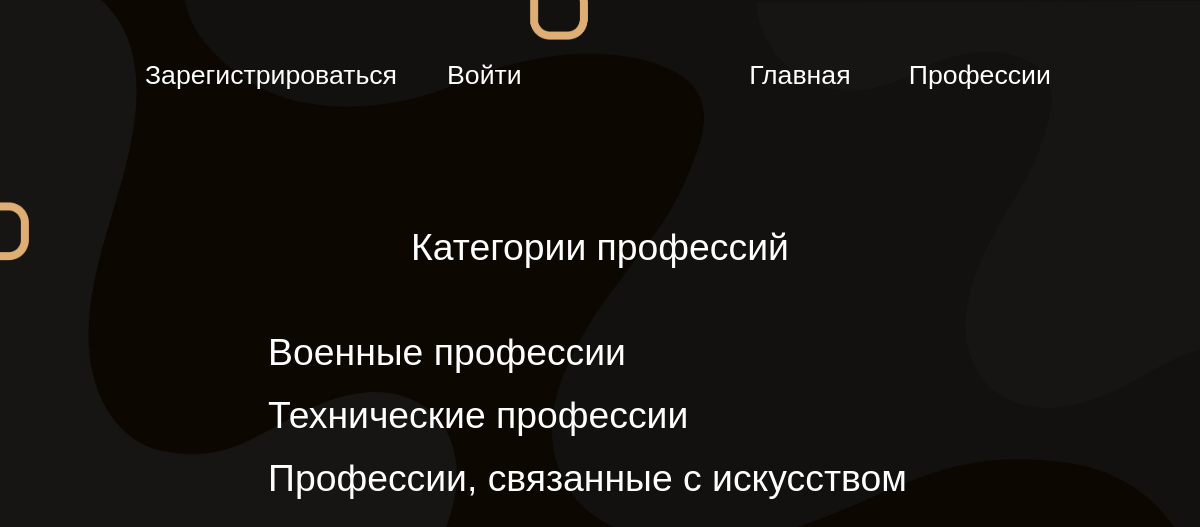
The app's page /professions/categories, older data.
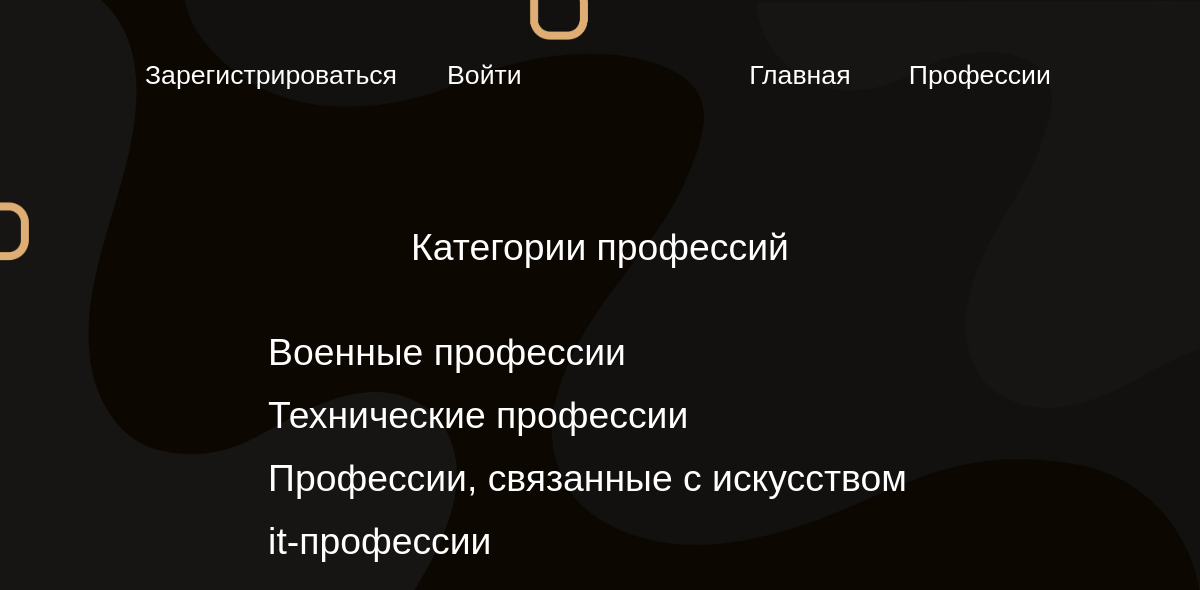
The same page, newer data.
### Project/data/models/professions_categories.py (models this page shows)
class ProfessionsCategories(SqlAlchemyBase, SerializerMixin):
    __tablename__ = 'professions_categories'
    id = Column(Integer, primary_key=True, autoincrement=True)
    title = Column(String)
    professions = orm.relation('Profession', back_populates='professions_categories')

### Project/application.py (the view)
@app.route('/professions/categories')
def professions_categories():
    db = db_session.create_session()
    categories = db.query(ProfessionsCategories).all()
    return render_template('professions_categories.html', title='Твоя профессия', categories=categories)

### Project/data/db_session.py (called while the page is built)
def create_session() -> orm.Session:
    global __factory
    return __factory()

### Project/templates/professions_categories.html (shortened to what this page needs)
{% extends 'base.html' %}
{% block content %}
<main class='text-center container'>
    <h1 class="professions-categories" align="center">Категории профессий</h1>
    <div class="container">
        <ul class="list-group">
            {% for category in categories %}
            <a href="/professions/{{ category.id }}"><li class="category-li">
                {{ category.title }}</li></a>
            {% endfor %}
        </ul>
    </div>
</main>
{% endblock %}

Row changes from the older to the newer data that the page shows:
added ProfessionsCategories: title "it-профессии"
